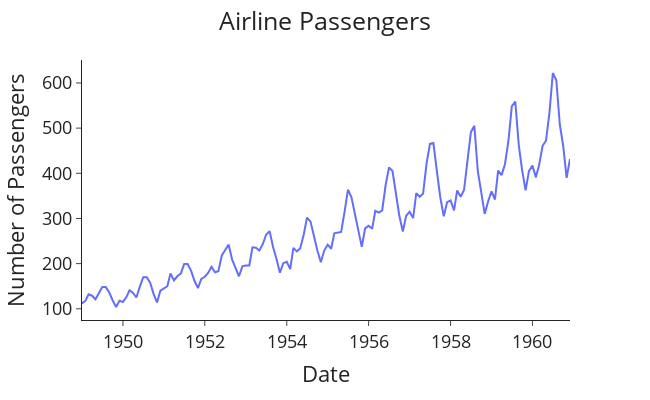

The notebook cell this image was saved under:
### Code cell
# Define the Plotly function
def plotting( data, x, y, title, x_label, y_label):
    fig = px.line(data, x=x, y=y, labels={x: x_label, y: y_label})
    
    fig.update_layout(template="simple_white", font=dict(size=18),
                      title_text=title, width=650,
                      title_x=0.5, height=400)

    fig.show()

# Use the Plotly plotting function for an interactive plot
plotting(df, 'Date', 'Number_of_Passengers', title='Airline Passengers', 
         x_label='Date', y_label='Number of Passengers')

### Figure 1 — Plotly figure (JSON) as saved in the notebook; plotly's stock layout.template omitted (floating-point values rounded to 4 significant figures; data arrays with more than 128 entries replaced by an {"elided": "..."} marker saying what was removed)
{"data": [{"hovertemplate": "Date=%{x}<br>Number of Passengers=%{y}<extra></extra>", "legendgroup": "", "line": {"color": "#636efa", "dash": "solid"}, "marker": {"symbol": "circle"}, "mode": "lines", "name": "", "orientation": "v", "showlegend": false, "type": "scatter", "x": {"elided": "144 str values"}, "xaxis": "x", "y": {"elided": "144 int values"}, "yaxis": "y"}], "layout": {"font": {"size": 18}, "height": 400, "legend": {"tracegroupgap": 0}, "margin": {"t": 60}, "title": {"text": "Airline Passengers", "x": 0.5}, "width": 650, "xaxis": {"anchor": "y", "autorange": true, "domain": [0, 1], "range": ["1949-01-01", "1960-12-01"], "title": {"text": "Date"}, "type": "date"}, "yaxis": {"anchor": "x", "autorange": true, "domain": [0, 1], "range": [75.22, 650.8], "title": {"text": "Number of Passengers"}, "type": "linear"}}}
